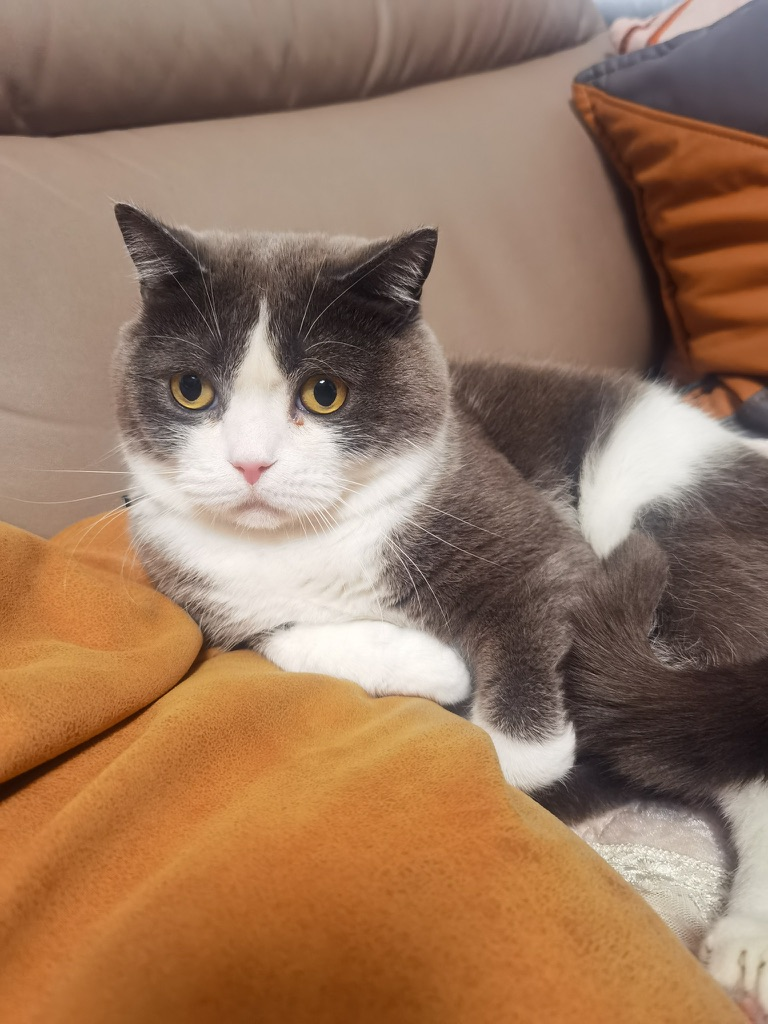
#> input picture cat.jpeg, 768 x 1024 px
$ python mainversion1.0.py
#> lines starting #> are read from the running program, lines starting #| are printed output that depends on the picture; long printed decimals are rounded
#!/usr/bin/env python3
# -*- coding: utf-8 -*-


import datetime
import numpy as np
import cv2
import matplotlib.pyplot as plt

# ---------- 核心算法 ----------
def date2bytes(date_str: str) -> np.ndarray:
    """yyyy-mm-dd -> 3 字节 [y-2000, m, d]"""
    y, m, d = map(int, date_str.split('-'))
    return np.array([y - 2000, m, d], dtype=np.uint8)


def encrypt(image: np.ndarray, date_str: str) -> np.ndarray:
    """输入灰度图，返回同尺寸加密图"""
    t = date2bytes(date_str)
    flat = image.flatten()
    L = flat.size
    if L < 3:
        raise ValueError('图像像素不足 3 个')
    seed = int.from_bytes(t.tobytes(), 'big')
    rng = np.random.default_rng(seed)
    idx = rng.permutation(L - 3)
    body_shuffled = flat[3:][idx]
    cipher_flat = np.concatenate([t, body_shuffled])
    return cipher_flat.reshape(image.shape)


def decrypt(cipher: np.ndarray) -> np.ndarray:
    """输入加密图，返回原尺寸灰度图"""
    flat = cipher.flatten()
    t = flat[:3].astype(np.uint8)
    seed = int.from_bytes(t.tobytes(), 'big')
    rng = np.random.default_rng(seed)
    L = flat.size
    idx = rng.permutation(L - 3)
    body_rec = np.empty(L - 3, dtype=flat.dtype)
    body_rec[idx] = flat[3:]
    plain_flat = np.concatenate([t, body_rec])
    return plain_flat.reshape(cipher.shape)


# ---------- 可视化 ----------
def show_pair(img1, img2, title1='Original', title2='Encrypted'):
    plt.figure(figsize=(8, 4))
    plt.subplot(1, 2, 1)
    plt.imshow(img1, cmap='gray')
    plt.title(title1)
    plt.axis('off')
    plt.subplot(1, 2, 2)
    plt.imshow(img2, cmap='gray')
    plt.title(title2)
    plt.axis('off')
    plt.tight_layout()
    plt.show()


# ---------- 主入口 ----------
def main():
    img_path = 'cat.jpeg'          # 图片路径
    date_str = '2025-06-25'        # 想写的日期

    # 自动读入并转灰度
    img_bgr = cv2.imread(img_path)        # BGR
#> img_bgr is the input picture: shape (1024, 768, 3); mean B, G, R 94.8, 119.4, 153
    if img_bgr is None:
        raise FileNotFoundError(img_path)
    gray = cv2.cvtColor(img_bgr, cv2.COLOR_BGR2GRAY)
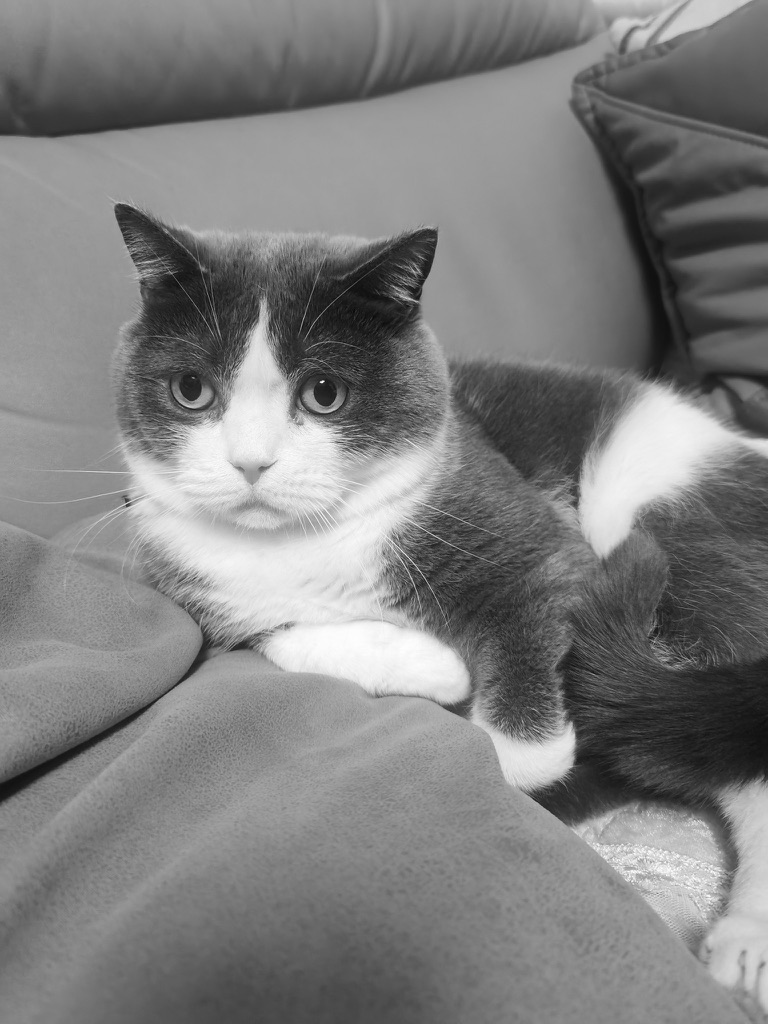
#> gray: shape (1024, 768); min 7, max 254, mean 126.7

    enc = encrypt(gray, date_str)
#> in encrypt, `return cipher_flat.reshape(image.shape)`:
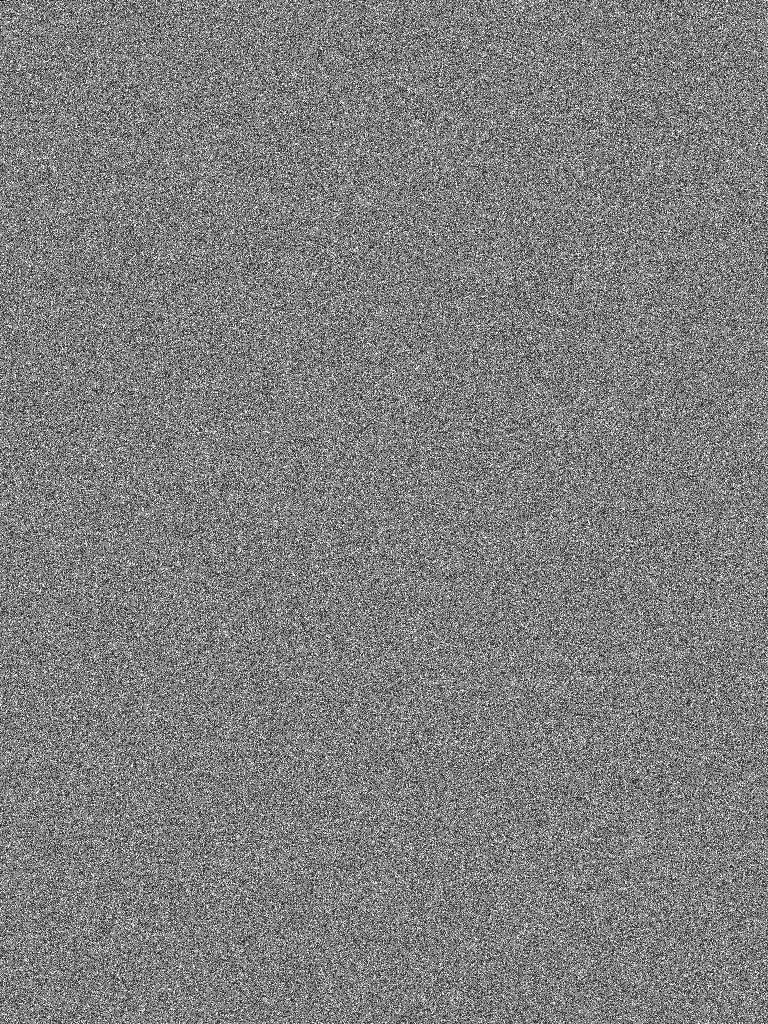
#> returned value: shape (1024, 768); min 6, max 254, mean 126.7

    # 保存加密后的图片
    cv2.imwrite('encrypted_image.png', enc)
    print("加密图片已保存为 'encrypted_image.png'")

    show_pair(gray, enc, title2='Encrypted (noise-like)')
#> in show_pair, `plt.show()`:
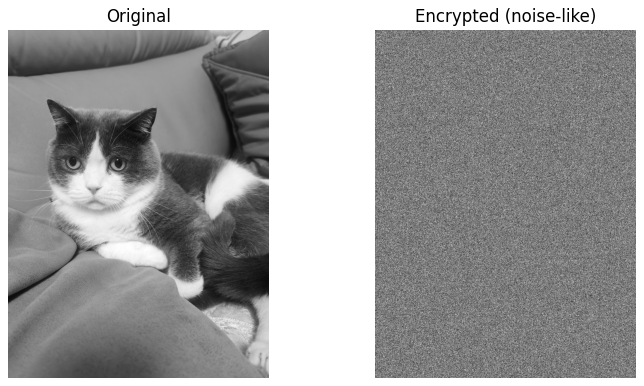
#> figure drawn by matplotlib, 2 panels

    # 解密并展示
    dec = decrypt(enc)
#> in decrypt, `t = flat[:3].astype(np.uint8)`: t = [25, 6, 25]
#> in decrypt, `seed = int.from_bytes(t.tobytes(), 'big')`: seed = 1639961
    show_pair(gray, dec, title1='Original', title2='Decrypted')
#> call 2 of show_pair, with title1 = 'Original', title2 = 'Decrypted'
#> in show_pair (call 2), `plt.show()`:
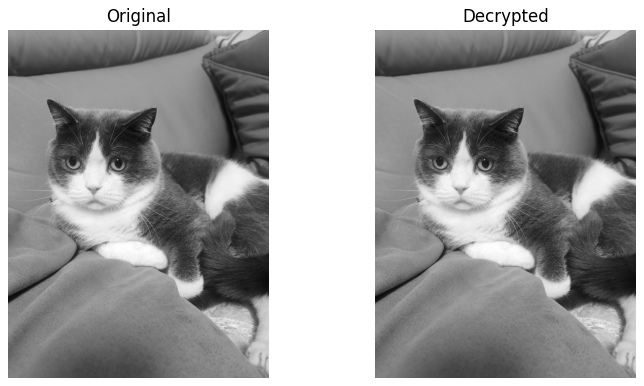
#> figure drawn by matplotlib, 2 panels
    print('PSNR 原图 vs 解密图：', cv2.PSNR(gray, dec), 'dB')
#| PSNR 原图 vs 解密图： 59.863 dB


def main_decrypt():
    """如果手里只有加密图，直接跑这段"""
    enc_path = 'encrypted_image.png'   # 加密图路径
    enc = cv2.imread(enc_path, cv2.IMREAD_GRAYSCALE)
    dec = decrypt(enc)
    show_pair(enc, dec, title1='Encrypted', title2='Decrypted')

if __name__ == '__main__':
    main()          # 一次性看“原图-加密-解密”三张图
    #main_decrypt()   # 直接解密并展示
